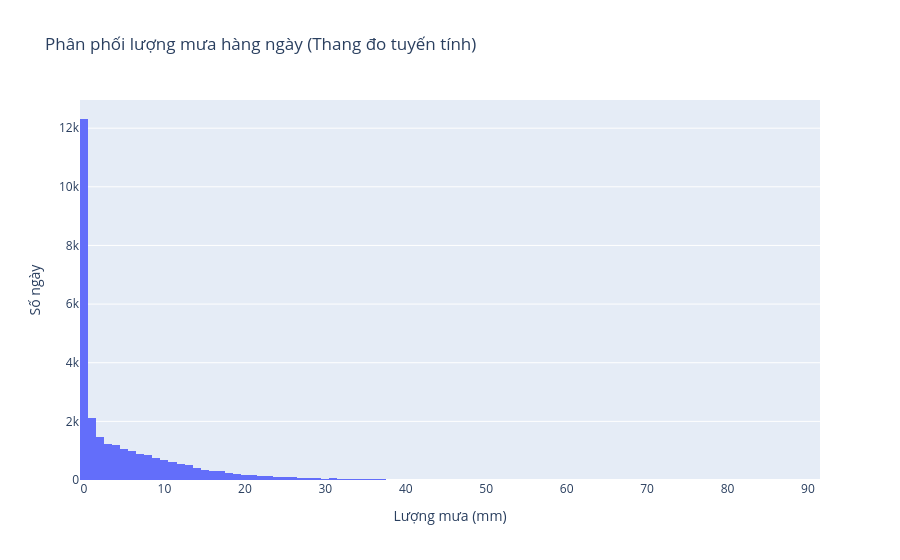

This figure's notebook cell:
### Markdown cell above
## Phân phối đơn biến & Hành vi vùng đuôi

### Code cell
vals = raw_df["precipitation"].dropna()
fig = go.Figure()
fig.add_trace(go.Histogram(x=vals, name="Phân phối tuyến tính", nbinsx=100))
fig.update_layout(
    title_text="Phân phối lượng mưa hàng ngày (Thang đo tuyến tính)",
    xaxis_title_text="Lượng mưa (mm)",
    yaxis_title_text="Số ngày",
)
fig.show()

### Figure 1 — Plotly figure (JSON) as saved in the notebook; plotly's stock layout.template omitted (floating-point values rounded to 4 significant figures; data arrays with more than 128 entries replaced by an {"elided": "..."} marker saying what was removed)
{"data": [{"name": "Phân phối tuyến tính", "nbinsx": 100, "type": "histogram", "x": {"elided": "28496 float values"}}], "layout": {"title": {"text": "Phân phối lượng mưa hàng ngày (Thang đo tuyến tính)"}, "xaxis": {"title": {"text": "Lượng mưa (mm)"}}, "yaxis": {"title": {"text": "Số ngày"}}}}
